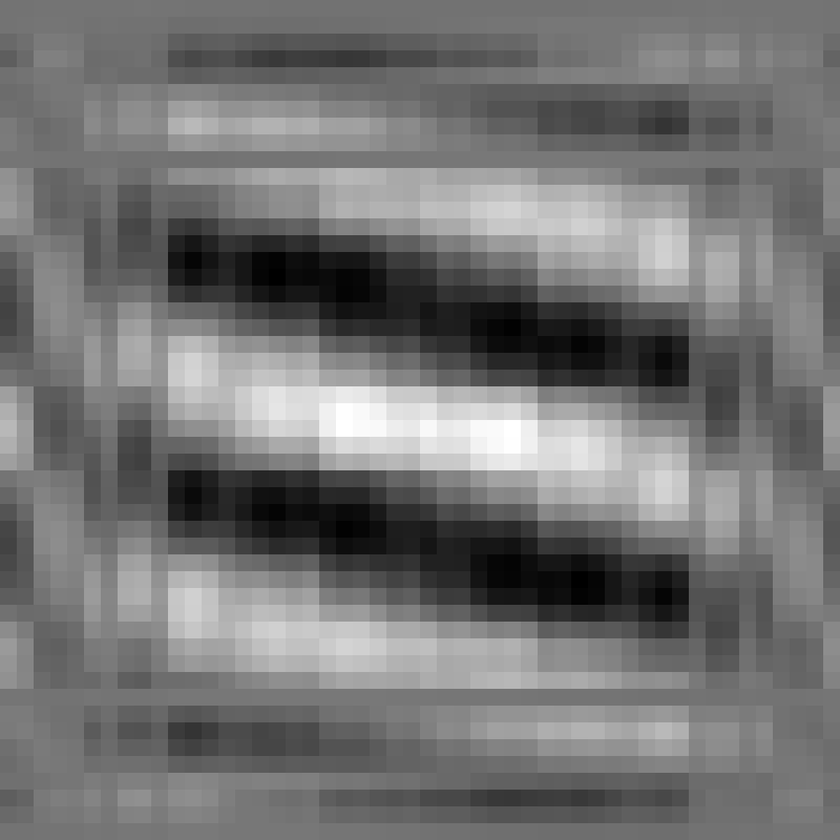
%> input picture article/img/CPSRank1sigma150.png, 840 x 840 px, shrunk from 1000 x 1000 before the run
$ octave --eval "result = pyramid(im2double(imread('../../article/img/CPSRank1sigma150.png')));"   (GNU Octave 9; MATLAB toolbox functions it lacks are replaced by stand-ins)
%> lines starting %> are read from the running program, lines starting %| are printed output that depends on the picture
function [res] = pyramid(im)
a = 0.375;
kernel = [1/4 - a/2, 1/4,a,1/4,1/4-a/2];
im2 = padarray(im,[2 2], 'replicate');
res = conv2( kernel, kernel, im2, 'valid');
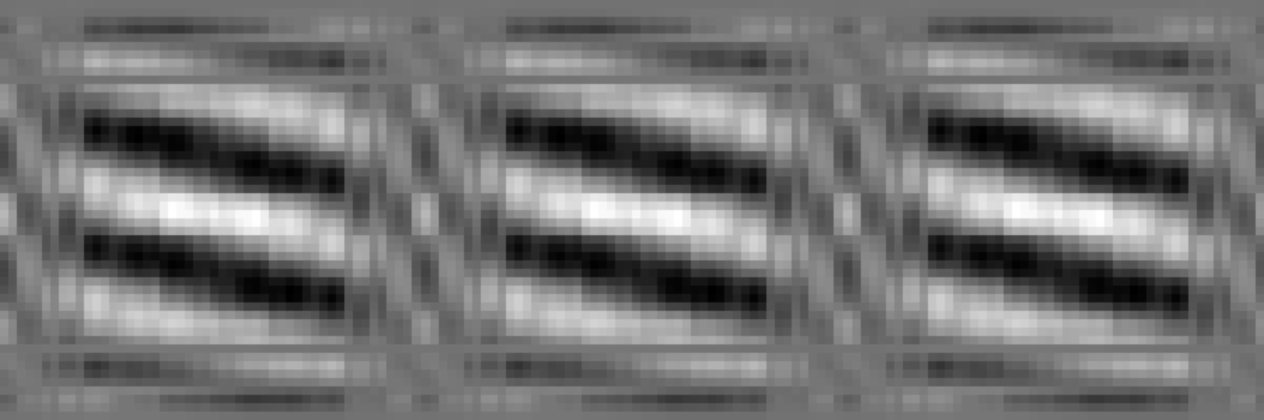
%> res: size 840x2528 double (shown at 1/2 size); min 0, max 1, mean 0.452
res = res(1:2:end,1:2:end);
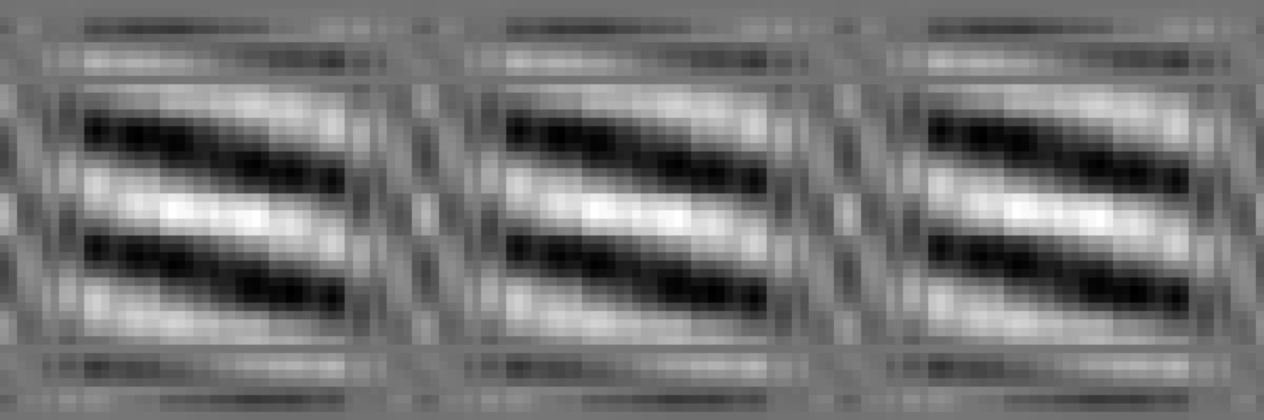
%> res: size 420x1264 double; min 0, max 1, mean 0.452
end

$ run again, on article/img/CPSRank1sigma300.png
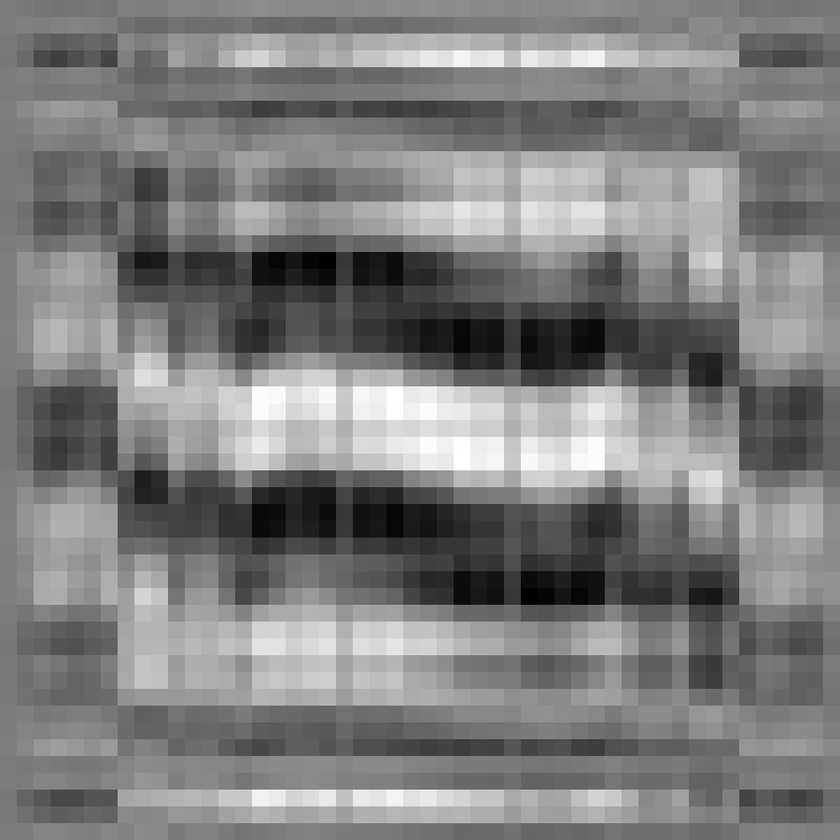
%> input picture article/img/CPSRank1sigma300.png, 840 x 840 px, shrunk from 1000 x 1000 before the run
%> in pyramid, `res = conv2( kernel, kernel, im2, 'valid');`:
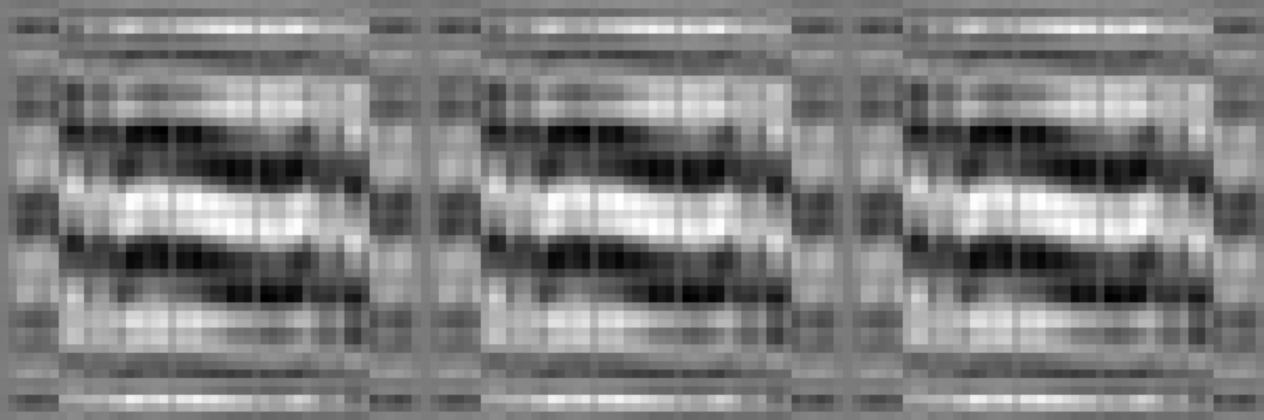
%> res: size 840x2528 double (shown at 1/2 size); min 0, max 1, mean 0.493
%> in pyramid, `res = res(1:2:end,1:2:end);`:
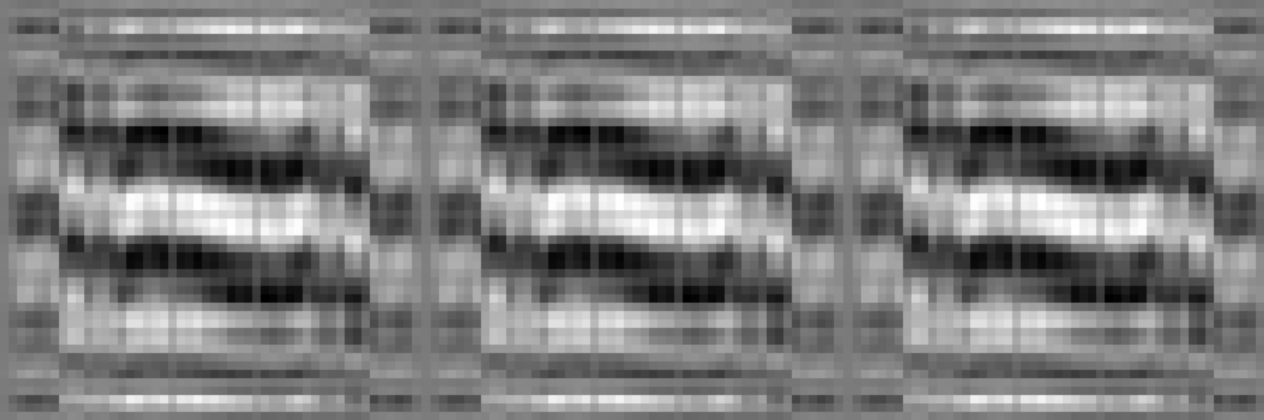
%> res: size 420x1264 double; min 0, max 1, mean 0.493
